Frame 1 (no input): blank canvas, image omitted
Frame 60 (the mouse pressed at the canvas centre just before this capture): blank canvas, image omitted
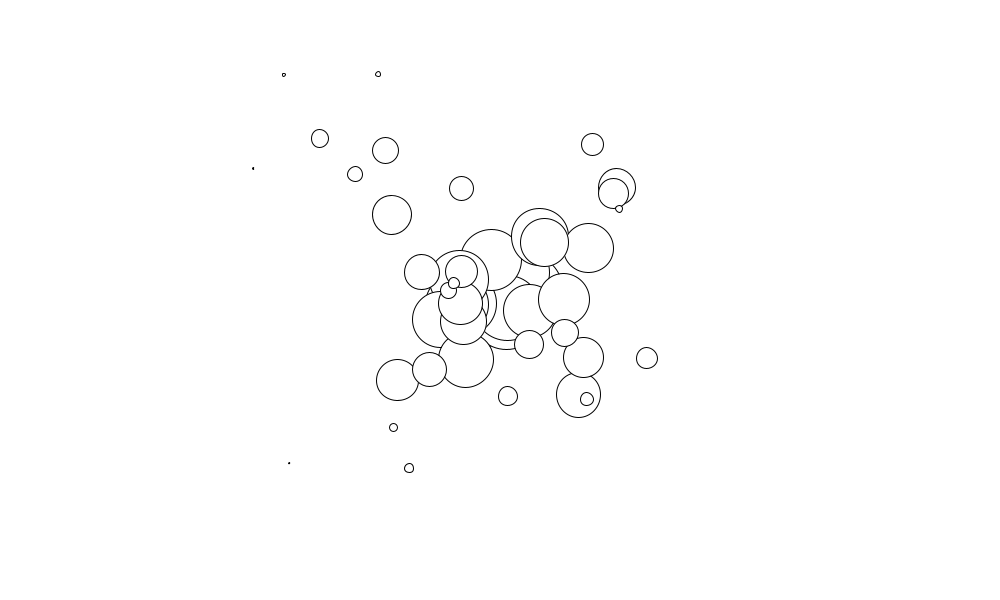
Frame 120 (the mouse held since frame 60 and released just before this capture)

The Processing sketch whose frames 1 and 60 were blank and that drew this single picture after the mouse press (run headless with seeded random() and noise(); from frame 60 on, the mouse is pressed at the canvas centre):

// Processing sketch: C1W7_ClassesWithArrayList
// ── C1W7_ClassesWithArrayList.pde
ArrayList<System> systems = new ArrayList<System>();

void setup() {
  size(1000, 600);
}

void draw() {
  background(255);
  for (int i = 0; i < systems.size(); i++) {
    System temp = systems.get(i);
    temp.update();
  }

  for (int i = 0; i < systems.size(); i++) {
    System temp = systems.get(i);
    if (temp.num > 200) {
      systems.remove(i);
    }
  }
}

void mousePressed() {
  systems.add(new System(mouseX, mouseY));
}

class System {
  ArrayList<Particle> b = new ArrayList<Particle>();
  float x;
  float y;
  int num;
  int particleLife = 100;

  System(float _x, float _y) {
    x = _x;
    y = _y;
    num = 0;
  }

  void update() {
    if (num < 150) {
      b.add(new Particle(x, y, particleLife));
    }
    num++;

    for (int i = b.size() - 1; i >= 0; i--) {
      Particle temp = b.get(i);
      temp.update();
      temp.display();
      if (temp.life < 0) {
        b.remove(i);
      }
    }
  }
}

class Particle {
  float x;
  float y;
  float dx;
  float dy;
  float life;
  float r;

  Particle(float _x, float _y, float _life) {
    x = _x;
    y = _y;
    dx = random(-5, 5);
    dy = random(-5, 5);
    life = _life ;
    r = 40;
  }

  void update() {
    life-=2;

    if (x > width - r || x < r) {
      dx *= -1;
    }
    if (y > height - r || y < r) {
      dy *= -1;
    }

    x += dx;
    y += dy;
  }

  void display() {
    float r = map(life, 100, 0, 40, 0);
    ellipse(x, y, r * 2, r * 2);
  }
}
